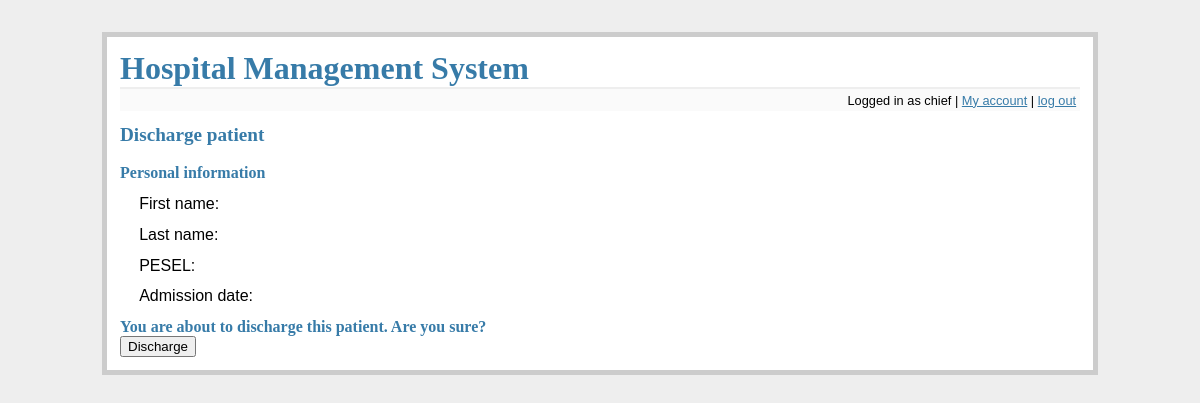
Page /discharge?patient=12345678911 (signed in) on the earlier database version.
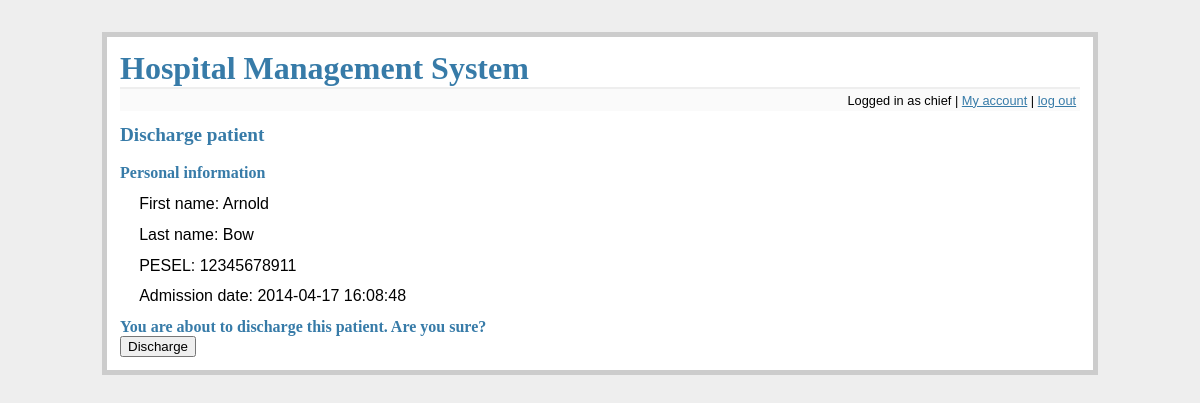
Same page on the later database version.
### tables this page shows
CREATE TABLE patients (
    pesel integer primary key,
    fname text not null,
    lname text not null
);

CREATE TABLE files (
    id integer primary key autoincrement,
    patient_pesel integer not null,
    admission_d datetime not null,
    discharge_d datetime,
    foreign key(patient_pesel) references patients(pesel)
);

### flaskr.py (the view)
@app.route('/discharge', methods=['GET', 'POST'])
def discharge():
    db = get_db()
    position = get_position(db, session['username'])
    if 'logged_in' not in session or not session['logged_in'] or position not in ['Head physician', 'Doctor', 'Admin']:
        flash('You do not have rights to access this part of website')
        return redirect(url_for('main_screen'))
    if 'patient' not in request.args:
        flash('No patient specified!');
        return redirect(url_for('main_screen'))
    pesel = request.args['patient']
    if position in ['Admin', 'Head physician']:
        details = get_patient_details(db, pesel)
    else:
        details = get_patient_details_if_allowed(db, session['username'], pesel)
        if not details:
            flash('You cannot view this record')
            return redirect(url_for('main_screen'))
    if request.method == 'POST':
        if request.form['confirmation'] == 'yes' and discharge_patient(db, pesel):
            flash('Patient discharged')
        else:
            flash('Error while discharging. Contact system administrator.')
        return redirect(url_for('show_patients'))
    return render_template('discharge.html', details=details)

### flaskr.py (called while the page is built)
def connect_db():
    rv = sqlite3.connect(app.config['DATABASE'])
    rv.row_factory = sqlite3.Row
    return rv

def get_db():
    if not hasattr(g, 'sqlite_db'):
        g.sqlite_db = connect_db()
    return g.sqlite_db

### tools.py (called while the page is built)
def get_position(db, user):
    cur = db.execute('select p.name from employees as e join positions as p on e.position_id = p.id where e.login = ?', [user])
    res = cur.fetchone()
    return res[0] if res else None

def get_patient_details(db, pesel):
    return db.execute('select p.fname, p.lname, p.pesel, f.admission_d from files f join patients p on f.patient_pesel = p.pesel where f.discharge_d is null and p.pesel = ?', [pesel]).fetchone()

### templates/discharge.html (shortened to what this page needs)
{% extends "layout.html" %}
{% block body %}
    <h2>Discharge patient</h2>
    <br/>
    <h3>Personal information</h3>
    <ul class=entries>
    <li>First name: {{ details.fname }}
    <li>Last name: {{ details.lname }}
    <li>PESEL: {{ details.pesel }}
    <li>Admission date: {{ details.admission_d }}
    </ul>
    <h3>You are about to discharge this patient. Are you sure?</h3>
    <form action="{{ url_for('discharge', patient=details.pesel) }}" method=post>
        <input type=submit value=Discharge>
    </form>
{% endblock %}

Differences in the rows shown:
added patients: fname "Arnold", lname "Bow", pesel "12345678911"
added files: admission_d "2014-04-17 16:08:48"
